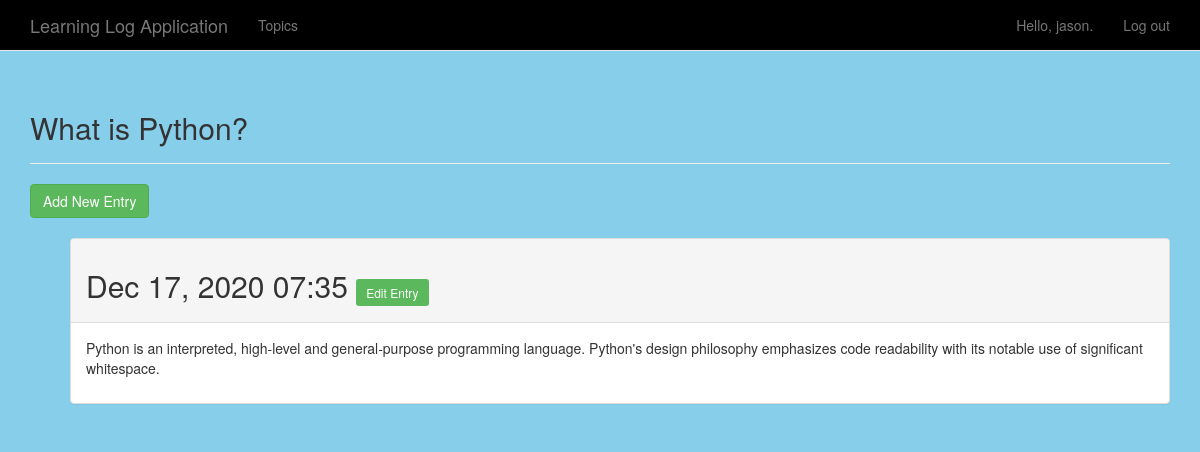
Page /topics/8/ (signed in) on the committed database.
### learning_logs/models.py (models this page shows, shortened)
class Topic(models.Model):
    text = models.CharField(max_length=200)
    date_added = models.DateTimeField(auto_now_add=True)
    owner = models.ForeignKey(User, on_delete=models.DO_NOTHING,default='')
    def __str__(self):
        return self.text

class Entry(models.Model):
    topic = models.ForeignKey(Topic,on_delete=models.DO_NOTHING)
    text = models.TextField(default='Pls enter data')
    date_added = models.DateTimeField(auto_now_add=True)
    class Meta:
        verbose_name_plural = 'entries'

### learning_logs/views.py (the view)
# urls.py: url(r'^topics/(?P<topic_id>\d+)/$', views.topic, name='topic'),
@login_required
def topic(request, topic_id):
    topic = Topic.objects.get(id=topic_id)
    if topic.owner != request.user:
        raise Http404
    entries = topic.entry_set.order_by('-date_added')
    context = {'topic': topic, 'entries': entries}
    return render(request, 'learning_logs/front_topic.html', context)

### learning_logs/templates/learning_logs/front_topic.html
{% extends "learning_logs/base.html" %}
{% block header %}
<h2>{{ topic }}</h2>
{% endblock header %}
{% block content %}
<p class="btn btn-success">
    <a style="color: white" href="{% url 'learning_logs:new_entry' topic.id %}">Add New Entry</a>
</p>
<br></br>
<ul>
    {% for entry in entries %}
    <div class="panel panel-default">
        <div class="panel-heading">
            <h2>
                {{ entry.date_added | date:'M d, Y H:i' }}
                <small class="btn-sm btn-success">
                    <a style="color: white" href="{% url 'learning_logs:edit_entry' entry.id %}">Edit Entry</a>
                </small>
            </h2>
        </div>
        <div class="panel-body">
            {{ entry.text | linebreaks }}
        </div>
    </div>
    {% empty %}
    There are no entries for this topic yet.
    {% endfor %}
</ul>
{% endblock content %}

### learning_logs/templates/learning_logs/base.html (shortened to what this page needs)
{% load bootstrap3 %}
<!DOCTYPE html>
<html lang="en">
<head>
    {% bootstrap_css %}
</head>
<body style="background-color: skyblue">
    <nav class="navbar navbar-default navbar-static-top" style="background-color: black">
        <div class="container">
            <div class="navbar-header" >
                <a class="navbar-brand" href="{% url 'learning_logs:index' %}">
                    Learning Log Application
                </a>
            </div>
            <div id="navbar" class="navbar-collapse collapse">
                <ul class="nav navbar-nav">
                    <li><a href="{% url 'learning_logs:topics' %}">Topics</a></li>
                </ul>
                <ul class="nav navbar-nav navbar-right">
                    {% if user.is_authenticated %}
                    <li><a>Hello, {{ user.username }}.</a></li>
                    <li><a href="{% url 'users:logout' %}">Log out</a></li>
                    {% else %}
                    <li><a href="{% url 'users:register' %}">Register</a></li>
                    <li><a href="{% url 'users:login' %}">Log in</a></li>
                    {% endif %}
                </ul>
            </div>
        </div>
    </nav>
    <div class="container">
        <div class="page-header">
            {% block header %}{% endblock header %}
        </div>
        <div>
            {% block content %}{% endblock content %}
        </div>
    </div>
</body>
</html>

### rows in the picture
Topic: text "What is Python?"
Entry: date_added "Dec 17, 2020 07:35", text "Python is an interpreted, high-level and general-purpose programming language. Python's design philosophy emphasizes code readability with its notable use of significant whitespace."

### other values in the picture
{{ user.username }} "jason"
